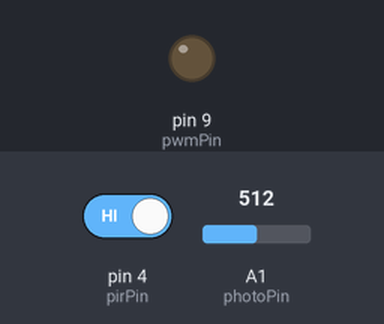
Bench run of a sketch on a simulated Arduino Uno, built with avr-gcc and run on an emulated ATmega328P. Parts: output pins drawn as LEDs (lit = HIGH). The test bench sets the inputs (shaded band); at power-on: pin 4 (pirPin) HIGH, A1 (photoPin) = 512.

Above: at 1.2 s.
1.3 s: pin 4 (pirPin) driven LOW
4.6 s: A1 (photoPin) set to 591
10.0 s: A1 (photoPin) set to 610
At 14.9 s:
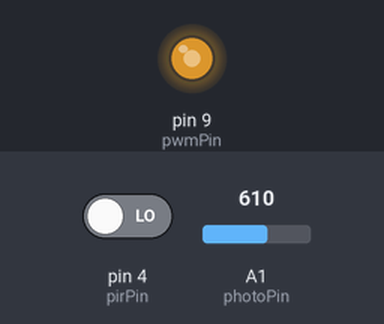
15.5 s: pin 4 (pirPin) driven HIGH
At 20.15 s:
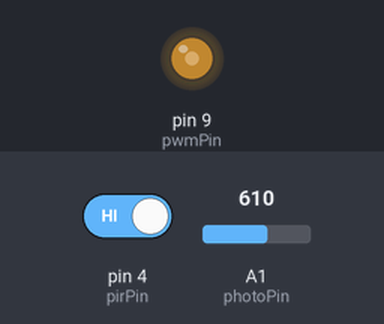
At 21.4 s:
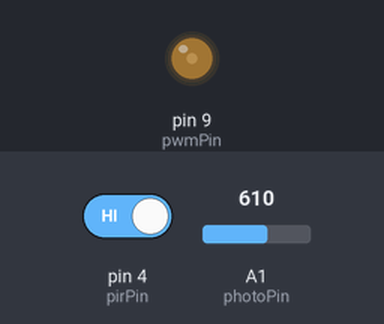
Timing chart, 0 to 22.6 s (numbered marks = the images above; inputs shaded):
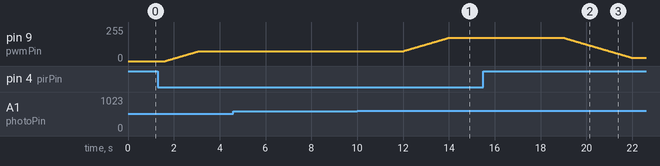

The sketch:

SlaveLEDArduino.ino
```cpp
#include "TimerOne.h"

#define lowLevel 512 // for easier adjustment of light intensity
#define midLevel 600
#define highLevel 800

//
// Global variables declaration - BEGIN
//
int pirPin = 4; // PIR motion sensor
int pwmPin = 9; // Dimming LED lights
int photoPin = 1; // Analog input for photosensitive sensor

int duty = 0;
int oldDuty = 0;
//
// Global variables declaration - END
//

//
// PIR motion sensor - BEGIN
//
void setupPIR() {
  pinMode(pirPin, INPUT);
}

boolean isMotionDetected()
{
  int pirValue, i;
  // to increase reliability of sensor increase number of iteration in for loop
  for (i = 0; i < 10; i++)
  {
    pirValue = digitalRead(pirPin);
    delay(200);
    if (pirValue == 0) return true;
  }
  return false;
}
//
// PIR motion sensor - END
//

//
// Photosensitive sensor - BEGIN
//
int getPhotoValue()
{
  return analogRead(photoPin);
}

//
// LED lights dimming - BEGIN
//
void setBrightness(int brightness) {
  duty = brightness;
  //duty = int(1023 * (float)((float)brightness/100.0));
  //Serial.println(duty);
}

void setupPWM(int period) {
  Timer1.initialize(period);
  Timer1.pwm(pwmPin, 0);
  Timer1.attachInterrupt(callback);
}

void callback() {
  if(duty == oldDuty) return;
  if(duty != oldDuty) {
    if(duty > oldDuty) {
      //oldDuty++;
      if(oldDuty > 1000) Timer1.setPwmDuty(pwmPin, 1000);
      else {
        oldDuty=oldDuty+1;
        Timer1.setPwmDuty(pwmPin, oldDuty);
      }
    }
    if(duty < oldDuty) {
      //oldDuty--;
      if(oldDuty < 2) Timer1.setPwmDuty(pwmPin, 0);
      else {
        oldDuty = oldDuty-1;
        Timer1.setPwmDuty(pwmPin, oldDuty);
      }
    }
  }
}

//
// LED lights dimming - END
//

void setup() {
  setupPIR();
  setupPWM(5000);
  setBrightness(0);
  Serial.begin(9600);
}

void loop () {
  // LED automation
  int setDelay;
  int photoValue = getPhotoValue();
  boolean motion;
  if(photoValue >= lowLevel)
  {
    // turn lights on
    motion = isMotionDetected();
    if(motion)
    {
      setDelay = 5000;
      if(photoValue < midLevel)
      {
        // set intensity to some experimentaly rated value
        setBrightness(300);
      }
      else if(photoValue < highLevel)
      {
        // set intensity to some experimentaly rated value
        setBrightness(700);
      }
      else
      {
        // set intensity to 100%
        setBrightness(1023);
      }
    }
    else
    {
      setDelay = 50;
      setBrightness(100);
    }
  }
  else
  {
    setDelay = 5000;
    setBrightness(0);
  }
  delay(setDelay);
}
```

Measured:
- the behaviour switches between 599 and 600 on A1 (photoPin) (found by bisection; images 0 and 1)
- after the input at 4.6 s, every drawn part: stays the same
- after the input at 10.0 s, pin 9 (pwmPin): moves from 75/255 to 175/255 over 2.0 s, starting after 2.0 s
- after the input at 15.5 s, pin 9 (pwmPin): moves from 175/255 to 25/255 over 3.0 s, starting after 3.5 s
